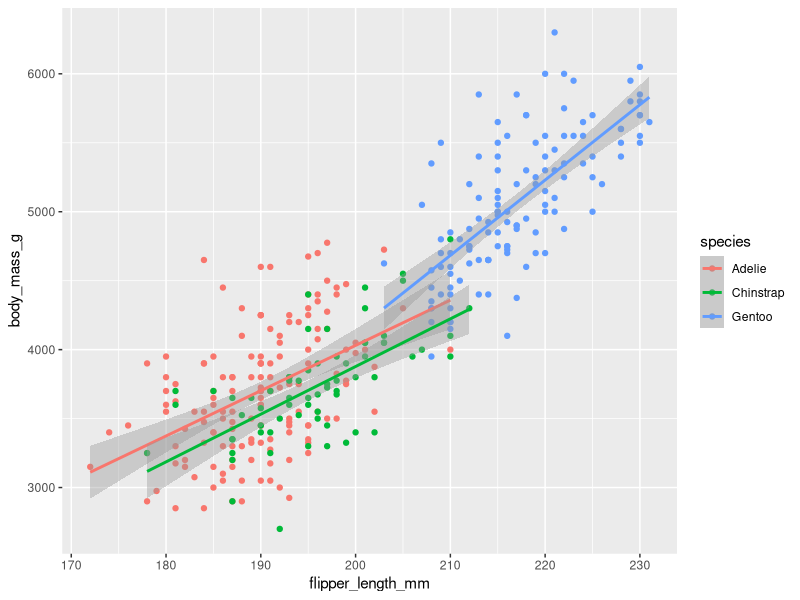
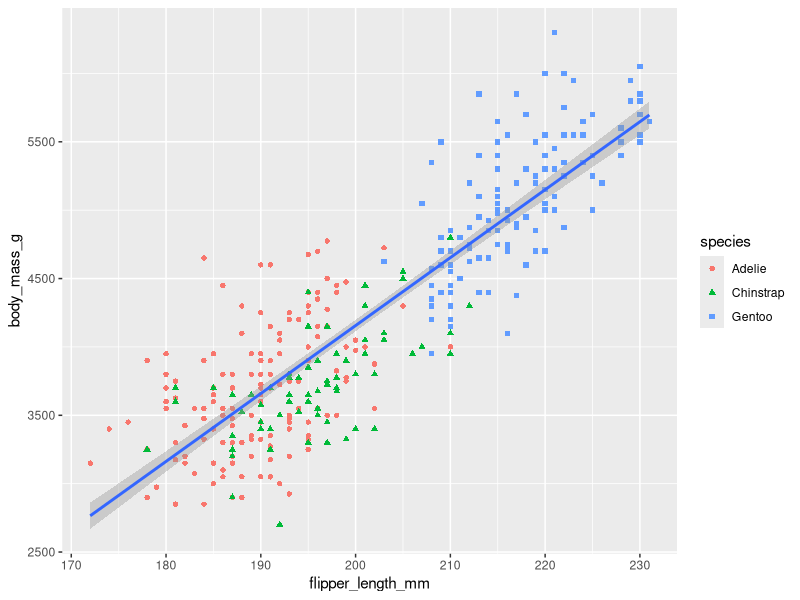
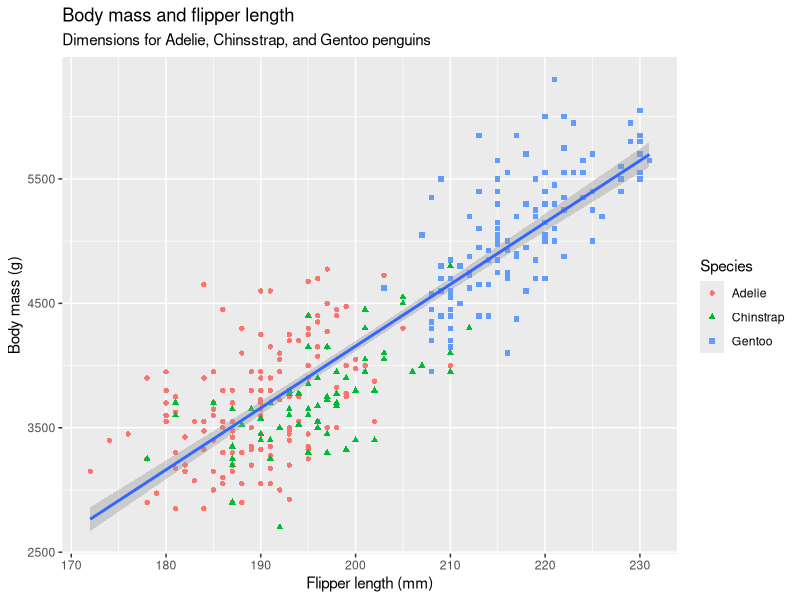
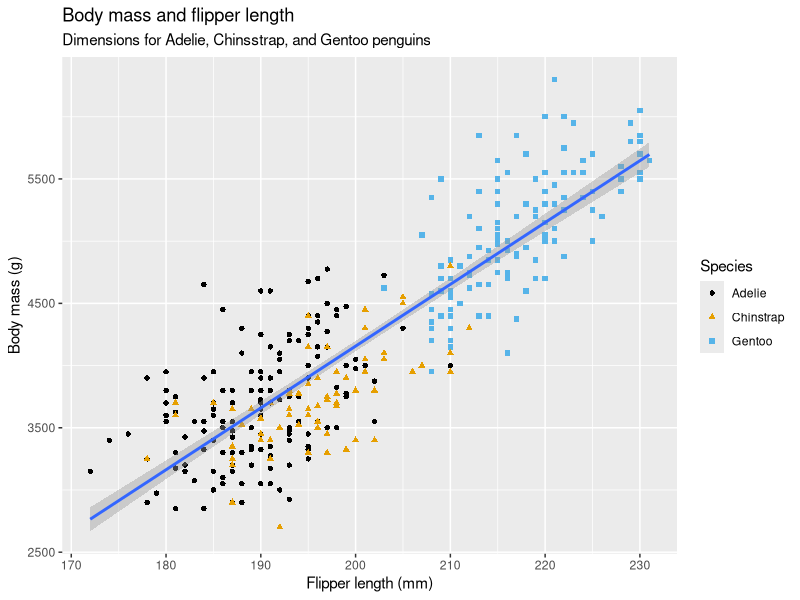
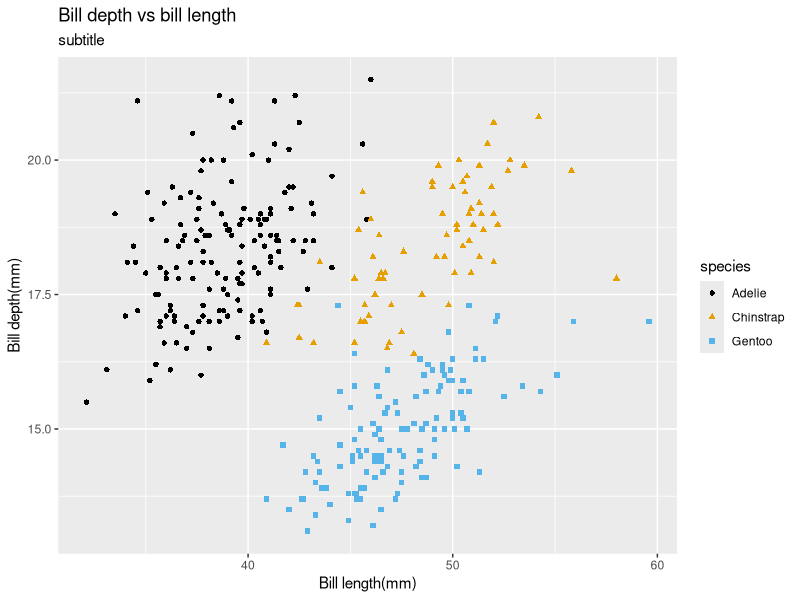
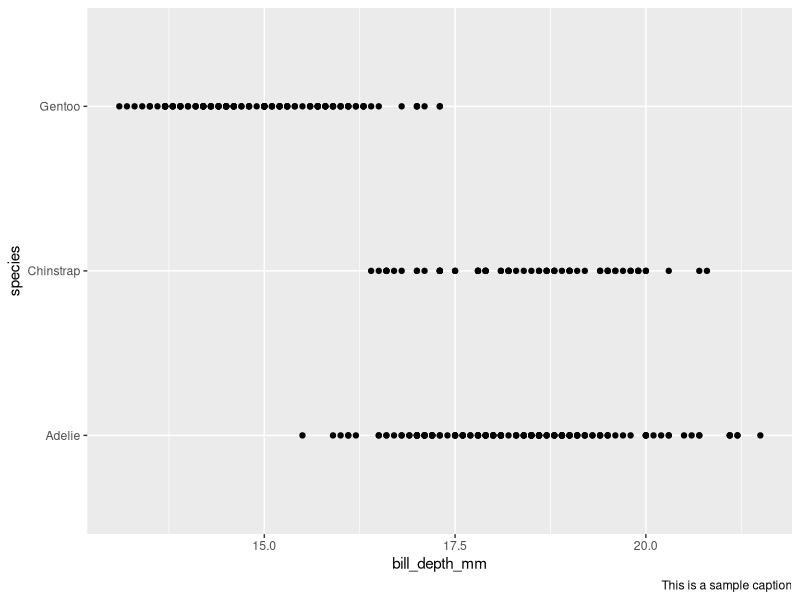
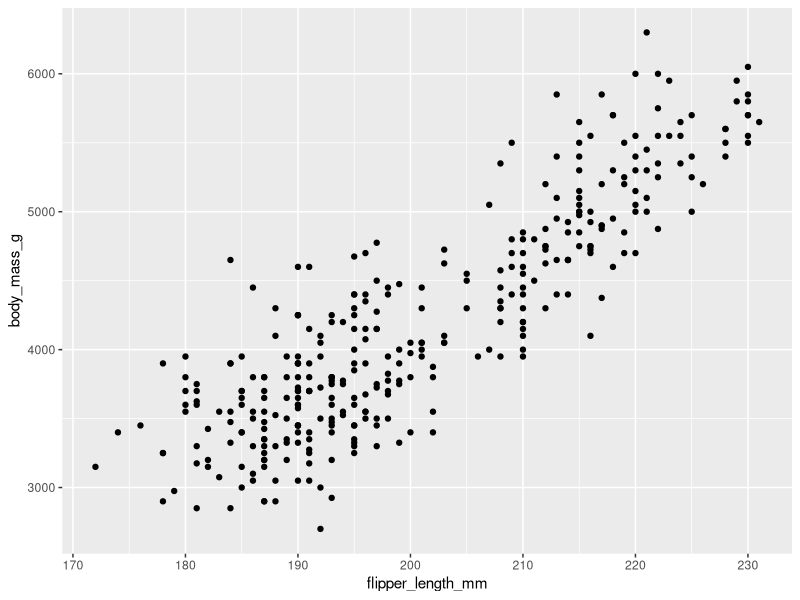
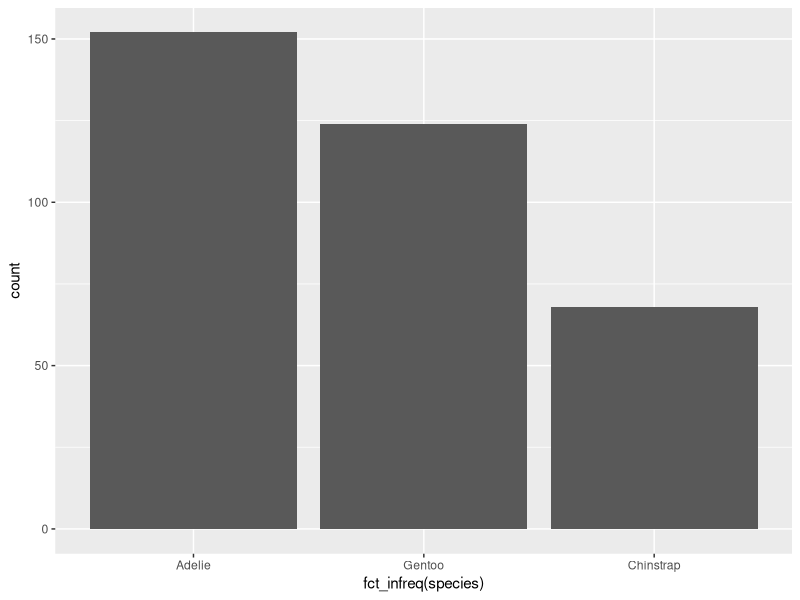

Reproduce these figures in R, in order.
## ---- chunk 1
library(tidyverse)
library(palmerpenguins)
library(ggthemes)
## ---- chunk 2
head(penguins)
glimpse(penguins)
str(penguins)
## ---- chunk 3
penguins |> ggplot(
  mapping = aes(x = flipper_length_mm, y = body_mass_g, color = species)
) + 
  geom_point() + 
  geom_smooth(method = "lm") 
## ---- chunk 4

penguinplot <- penguins |> ggplot(
  mapping = aes(x = flipper_length_mm, y = body_mass_g)
) + 
  geom_point(
    mapping = aes(color = species, shape = `species`)
  ) + 
  geom_smooth(method = "lm") 

penguinplot
## ---- chunk 5
penguinplot <- penguinplot + 
  labs(
    title = "Body mass and flipper length",
    subtitle = "Dimensions for Adelie, Chinsstrap, and Gentoo penguins",
    x = "Flipper length (mm)",
    y = "Body mass (g)",
    color = "Species",
    shape = "Species"
  )
penguinplot
## ---- chunk 6
penguinplot +
  scale_color_colorblind()
## ---- chunk 7
penguins |> nrow()
ggplot(
  data = penguins,
  mapping = aes(
    x = bill_length_mm, y = bill_depth_mm
  )
) + 
  geom_point(
    mapping = aes(
      color = species,
      shape = species
    )
  ) +
  labs(
    title = "Bill depth vs bill length",
    subtitle = "subtitle",
    x = "Bill length(mm)",
    y = "Bill depth(mm)"
  ) +
  scale_color_colorblind()
## ---- chunk 8

ggplot(
  data = penguins,
  mapping = aes(
    y  = species,
    x = bill_depth_mm
  )
) +
  geom_point(na.rm = T) +
  labs(
    caption = "This is a sample caption"    
  )

## ---- chunk 9
penguins |>
  ggplot(aes(x = flipper_length_mm, y = body_mass_g)) +
  geom_point()
## ---- chunk 10

penguins |>
  ggplot(aes(x = fct_infreq( species ))) + 
  geom_bar()
## ---- chunk 11
penguins |>
  ggplot(aes(x = body_mass_g)) +
  geom_histogram(binwidth = 200)
